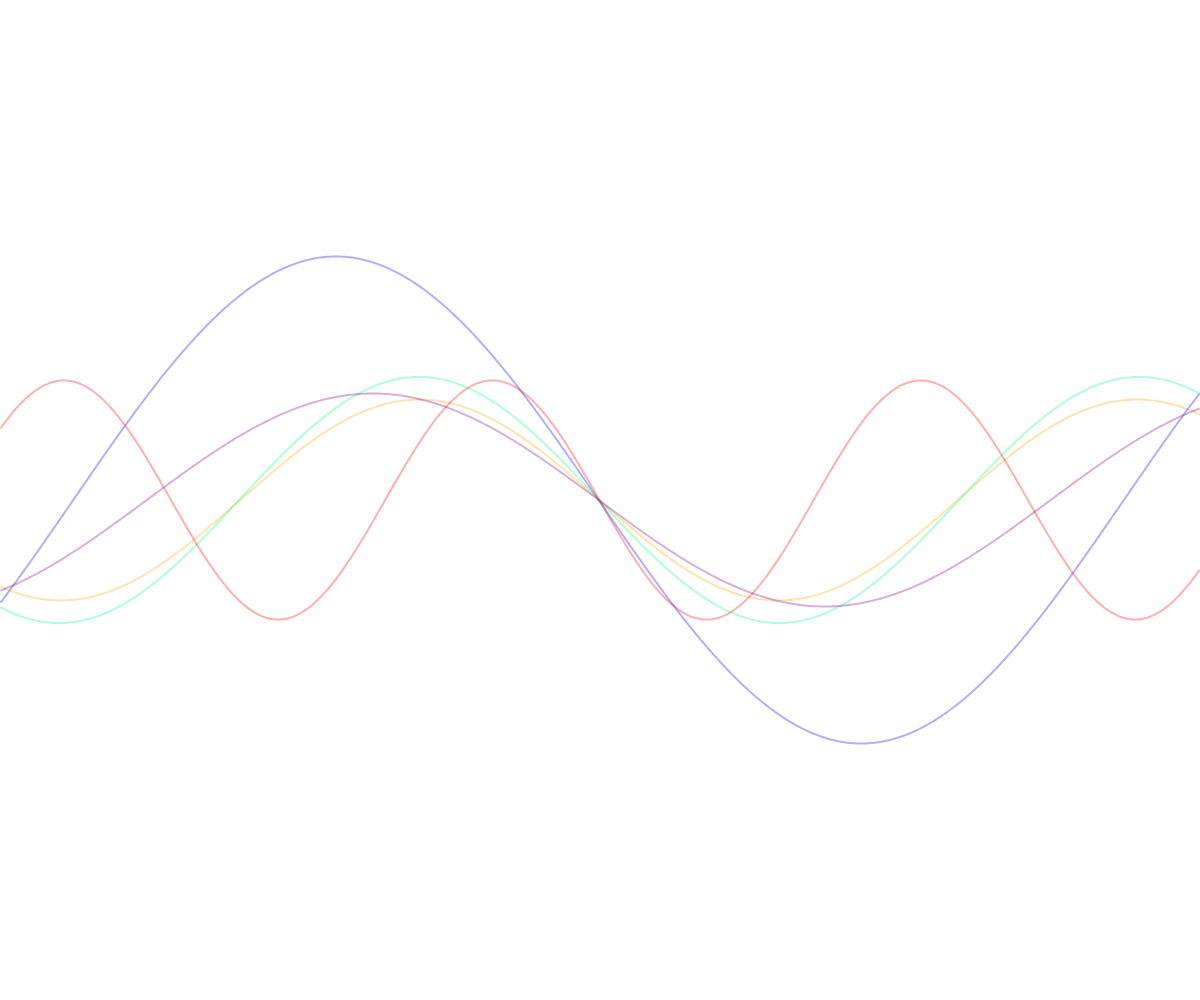
Frame 1 (no input)
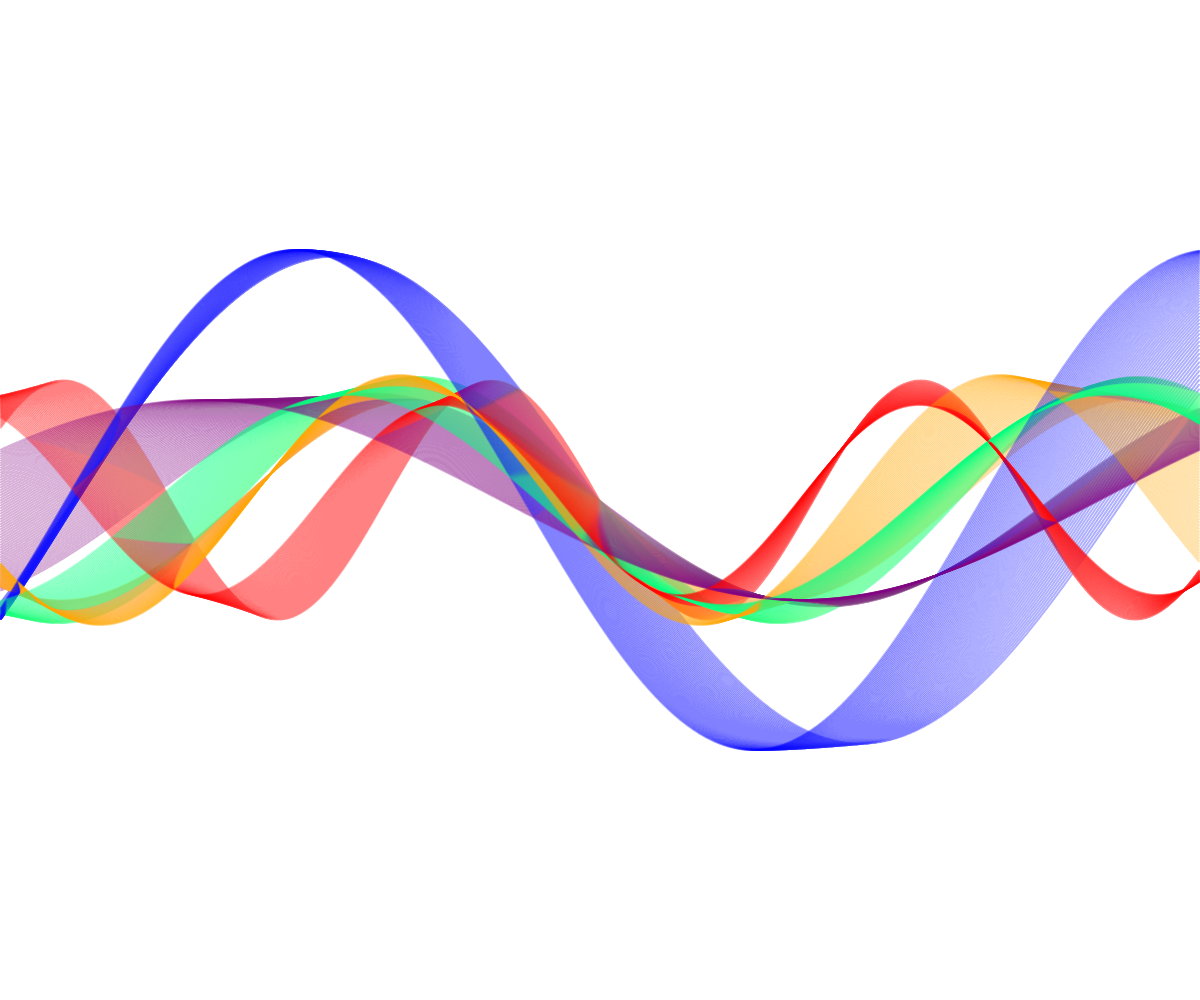
Frame 60 (no input)
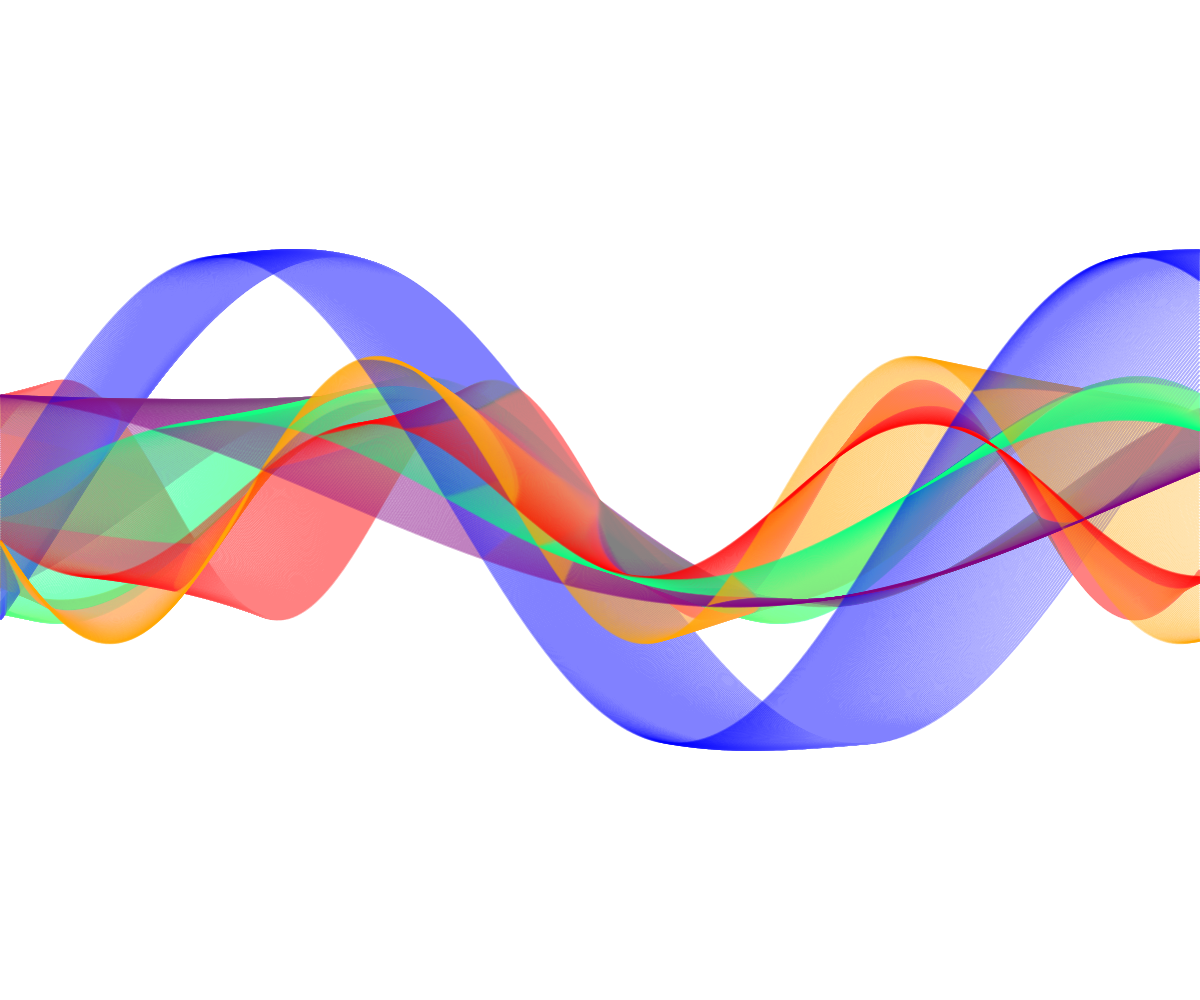
Frame 120 (the mouse pressed at the canvas centre since frame 60)

The p5.js sketch that drew these frames (run headless with seeded random() and noise() and a simulated clock; from frame 60 on, the mouse is pressed at the canvas centre):

// p5.js sketch
// ── sketch.js
let waves = []; // Declare waves at the top level

function setup() { // p.setup -> function setup()
    createCanvas(windowWidth,windowHeight); // p.createCanvas, p.windowWidth, p.windowHeight -> createCanvas, windowWidth, windowHeight
    noFill(); // p.noFill -> noFill
    background(255); // p.background -> background
    angleMode(DEGREES); // p.angleMode, p.DEGREES -> angleMode, DEGREES

    waves = [
        { baseFreq: 0.5, baseAmp: 100, col: color(255, 165, 0, 80) },     // Orange // p.color -> color
        { baseFreq: 0.2, baseAmp: 200, col: color(0, 0, 255, 80) },   // Blue // p.color -> color
        { baseFreq: 0.3, baseAmp: 80, col: color(0, 255, 127, 80) }, // Spring Green // p.color -> color
        { baseFreq: 0.7, baseAmp: 120, col: color(255, 0, 0, 80) },// Red // p.color -> color
        { baseFreq: 0.4, baseAmp: 150, col: color(128, 0, 128, 80) },    // Purple // p.color -> color
    ];
}

function draw() { // p.draw -> function draw()
    background(255, 1); // p.background -> background

    translate(width / 2, height / 2); // p.translate, p.width, p.height -> translate, width, height

    let t = frameCount * 0.5; // p.frameCount -> frameCount

    for (let i = 0; i < waves.length; i++) {
        let wave = waves[i];
        // Frequencies and amplitudes change over time and relative to each other
        wave.freq = wave.baseFreq + sin(t + i * 45) * 0.2; // p.sin -> sin
        wave.amp = wave.baseAmp + sin(t + i * 60) * 50; // p.sin -> sin
    }

    // Draw each emotion's waveform
    for (let wave of waves) {
        stroke(wave.col); // p.stroke -> stroke
        strokeWeight(2); // p.strokeWeight -> strokeWeight
        beginShape(); // p.beginShape -> beginShape
        for (let x = -width / 2; x <= width / 2; x++) { // p.width -> width
            let angle = (x * wave.freq) + t;
            let y = sin(angle) * wave.amp; // p.sin -> sin
            curveVertex(x, y); // p.curveVertex -> curveVertex
        }
        endShape(); // p.endShape -> endShape
    }
}
// ── sketch.html
<!DOCTYPE html>
<html lang="en">
<head>
    <meta charset="UTF-8">
    <meta name="viewport" content="width=device-width, initial-scale=1.0">
    <script src="https://cdn.jsdelivr.net/npm/p5@1.11.5/lib/p5.min.js"></script>
    <link rel="stylesheet" href="/style.css">
    <title>Sine Waves 2</title>
</head>
<body>
    <div id="nav"></div>
    <div id="sketch-container"></div>
    <script src="sketch.js"></script>
    <script src="/nav.js"></script>
</body>
</html>
